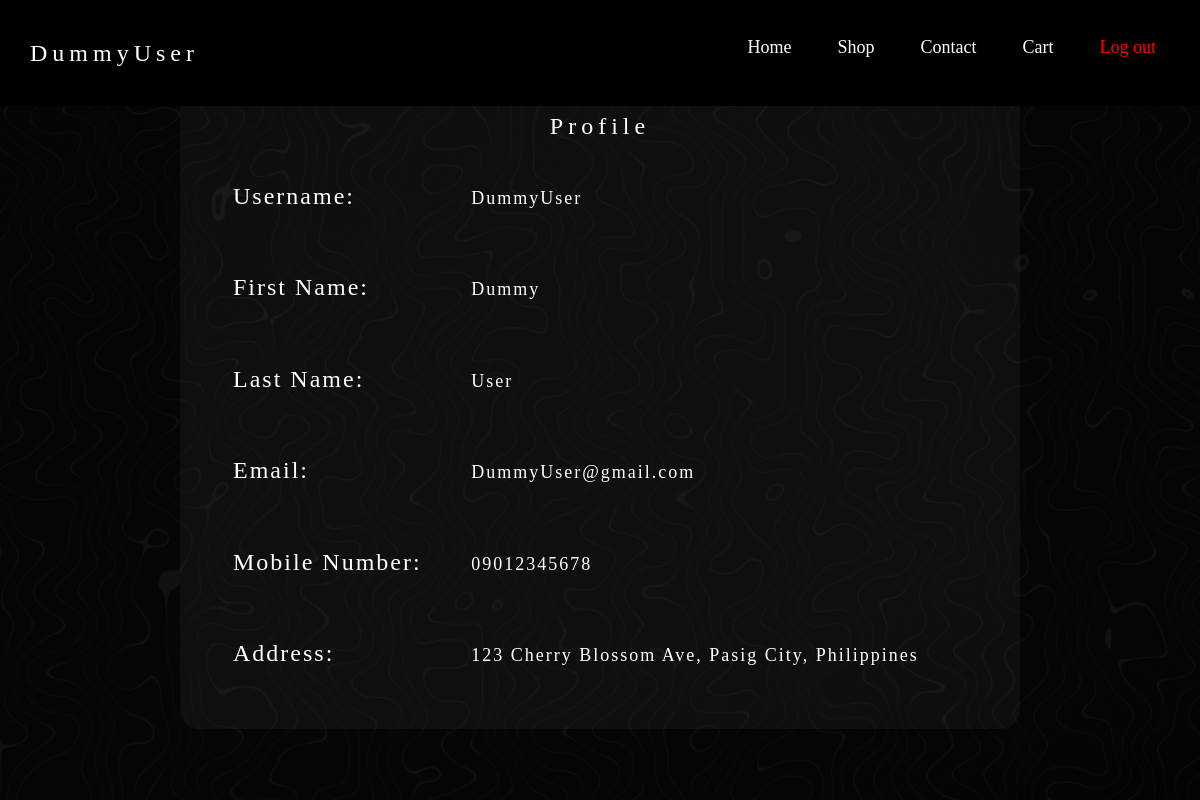
The page /pages/profile.php (signed in) on the database its author committed.
### tables this page shows
CREATE TABLE `profile` (
  `user_id` int(11) NOT NULL,
  `username` varchar(50) NOT NULL,
  `password` varchar(200) NOT NULL,
  `firstName` varchar(200) NOT NULL,
  `lastName` varchar(200) NOT NULL,
  `email` varchar(200) NOT NULL,
  `mobile` varchar(200) NOT NULL,
  `address` varchar(200) NOT NULL,
  `role` enum('user','admin') NOT NULL DEFAULT 'user'
);

### pages/profile.php (the view, shortened to what this page needs)
<?php
	if (!isset($_SESSION['user_id'])) {
		header('location: login.php');
	} else{
        $servername = "localhost";
        $username = "root";
        $password = "";
        $dbname = "onlinestore";
        $conn = new mysqli($servername, $username, $password, $dbname);
        $sql = "SELECT * FROM profile WHERE user_id = '$_SESSION[user_id]'";
        $result = $conn->query($sql);
        while ($row = $result->fetch_assoc()) {
          $uname = $row["username"];
          $firstName = $row["firstName"];
          $lastName = $row["lastName"];
          $email = $row["email"];
          $num = $row["mobile"];
          $address = $row["address"];
        }
    }
?>
<!DOCTYPE html>
<html lang="en">
<head>
    <link rel="stylesheet" href="../css/style.css">
    <link rel="stylesheet" href="https://maxcdn.bootstrapcdn.com/bootstrap/3.4.1/css/bootstrap.min.css">
</head>
<body style="background-color: rgb(10, 10, 10);">
    <nav class="navigationbar">
        <div class="logo"><a href="#"><?php echo htmlspecialchars($uname) ?></a></div>
        <ul class="nav-links">
            <div class="menu">
                <li><a href="../index.php">Home</a></li>
                <li><a href="products.php">Shop</a></li>
                <li><a href="customercare.php">Contact</a></li>
                <li><a href="cart.php">Cart</a></li>
                <li><a href="profile.php?logout='1'" style="color: red;">Log out</a></li>
            </div>
        </ul>
    </nav>
     <div class="bodyholder login" style="background-image: url('../assets/Images/WebBackground3.png');">
        <div class="formHolder" style = "width: 70%;">
            <div class="logo center"><a href="../index.php">Profile</a></div>
            <div style="padding-bottom: 25px; padding-left: 25px;">
                <h3 style= "display: inline-block; width: 30%;">Username: </h3>
                <h4 style= "display: inline-block; padding-left: 5px;"><?php echo htmlspecialchars($uname) ?></h4>
            </div>
            <div style="padding-bottom: 25px; padding-left: 25px;">
                <h3 style= "display: inline-block; width: 30%;">First Name: </h3>
                <h4 style= "display: inline-block; padding-left: 5px;"><?php echo htmlspecialchars($firstName) ?></h4>
            </div>
            <div style="padding-bottom: 25px; padding-left: 25px;">
                <h3 style= "display: inline-block; width: 30%;">Last Name: </h3>
                <h4 style= "display: inline-block; padding-left: 5px;"><?php echo htmlspecialchars($lastName) ?></h4>
            </div>
            <div style="padding-bottom: 25px; padding-left: 25px;">
                <h3 style= "display: inline-block; width: 30%;">Email: </h3>
                <h4 style= "display: inline-block; padding-left: 5px;"><?php echo htmlspecialchars($email) ?></h4>
            </div>
            <div style="padding-bottom: 25px; padding-left: 25px;">
                <h3 style= "display: inline-block; width: 30%;">Mobile Number: </h3>
                <h4 style= "display: inline-block; padding-left: 5px;"><?php echo htmlspecialchars($num) ?></h4>
            </div>
            <div style="padding-bottom: 25px; padding-left: 25px;">
                <h3 style= "display: inline-block; width: 30%;">Address: </h3>
                <h4 style= "display: inline-block; padding-left: 5px;"><?php echo htmlspecialchars($address) ?></h4>
            </div>
        </div>
    </div>
</body>
</html>

### css/style.css (style rules this page uses)
* { margin: 0; padding: 0; box-sizing: border-box; }
html { scroll-behavior: smooth; }
body { font-family: Nord-Medium !important; }
a { text-decoration: none !important; }
a:visited, a:link { color: inherit; }
li { list-style: none; }
.navigationbar { display: flex; align-items: center ; justify-content: space-between ; padding: 30px ; background-color: rgb(0, 0, 0); color: #fff; position: fixed ; z-index: 3; width: 100%; }
.nav-links a { color: #fff; }
.logo { font-family: Nord-Medium; font-size: 24px; letter-spacing: 5px; color: #fff; }
.logo a ,.logo a:hover, .loginBtn a, .navigationbar a, .navigationbar a:hover { text-decoration: none !important; color: inherit; }
.logo a:visited, .logo a:link, .loginBtn a:link { color: inherit; text-decoration: none; }
.menu { display: flex; gap: 1em; font-size: 18px; }
.menu li { padding: 5px 14px; transition: 0.3s ease; }
.login { background-color: black; background-size: cover; background-position: center; resize: both; background-repeat: no-repeat; display: flex; justify-content: center; align-items: center; width: 100%; min-height: 100vh; }
.center { display: flex; justify-content: center; align-items: center; width: 100%; }
.formHolder { font-family: Nord-Medium; letter-spacing: 2px; border-radius: 20px; vertical-align: top; width: 400px; height: 400px; background-color: #ffffff09; color: white; max-width: 100%; max-height: 100%; overflow: auto; padding: 2em 2em; display: table; }
.formHolder div { padding-top: 10px; padding-bottom: 10px; }

### rows shown on the page
profile: username "DummyUser", firstName "Dummy", lastName "User", email "DummyUser@gmail.com", mobile "09012345678", address "123 Cherry Blossom Ave, Pasig City, Philippines"
